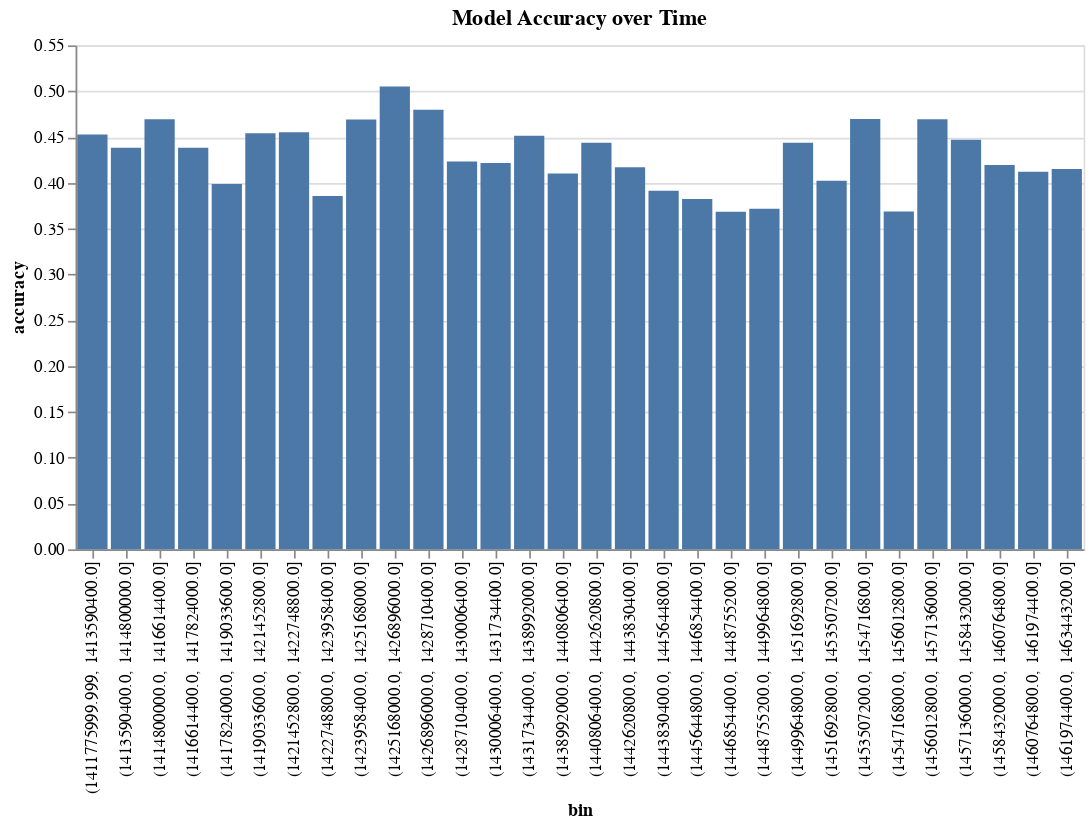

Here is the notebook cell this chart was saved with:
### Code cell
alt.Chart(binned).mark_bar().encode(
    x='bin',
    y='accuracy',
).properties(title='Model Accuracy over Time')

### Figure 1 — Vega-Lite specification as saved in the notebook (floating-point values rounded to 4 significant figures)
{"config": {"view": {"continuousWidth": 300, "continuousHeight": 300}}, "data": {"name": "data-cd289289a548df04abea78fc1da8f1bc"}, "mark": {"type": "bar"}, "encoding": {"x": {"field": "bin", "type": "nominal"}, "y": {"field": "accuracy", "type": "quantitative"}}, "title": "Model Accuracy over Time", "$schema": "https://vega.github.io/schema/vega-lite/v5.16.3.json", "datasets": {"data-cd289289a548df04abea78fc1da8f1bc": [{"bin": "(1411775999.999, 1413590400.0]", "sum": 86, "count": 190, "accuracy": 0.4526}, {"bin": "(1413590400.0, 1414800000.0]", "sum": 71, "count": 162, "accuracy": 0.4383}, {"bin": "(1414800000.0, 1416614400.0]", "sum": 69, "count": 147, "accuracy": 0.4694}, {"bin": "(1416614400.0, 1417824000.0]", "sum": 71, "count": 162, "accuracy": 0.4383}, {"bin": "(1417824000.0, 1419033600.0]", "sum": 63, "count": 158, "accuracy": 0.3987}, {"bin": "(1419033600.0, 1421452800.0]", "sum": 84, "count": 185, "accuracy": 0.4541}, {"bin": "(1421452800.0, 1422748800.0]", "sum": 71, "count": 156, "accuracy": 0.4551}, {"bin": "(1422748800.0, 1423958400.0]", "sum": 64, "count": 166, "accuracy": 0.3855}, {"bin": "(1423958400.0, 1425168000.0]", "sum": 68, "count": 145, "accuracy": 0.469}, {"bin": "(1425168000.0, 1426896000.0]", "sum": 99, "count": 196, "accuracy": 0.5051}, {"bin": "(1426896000.0, 1428710400.0]", "sum": 71, "count": 148, "accuracy": 0.4797}, {"bin": "(1428710400.0, 1430006400.0]", "sum": 69, "count": 163, "accuracy": 0.4233}, {"bin": "(1430006400.0, 1431734400.0]", "sum": 70, "count": 166, "accuracy": 0.4217}, {"bin": "(1431734400.0, 1438992000.0]", "sum": 65, "count": 144, "accuracy": 0.4514}, {"bin": "(1438992000.0, 1440806400.0]", "sum": 80, "count": 195, "accuracy": 0.4103}, {"bin": "(1440806400.0, 1442620800.0]", "sum": 63, "count": 142, "accuracy": 0.4437}, {"bin": "(1442620800.0, 1443830400.0]", "sum": 78, "count": 187, "accuracy": 0.4171}, {"bin": "(1443830400.0, 1445644800.0]", "sum": 54, "count": 138, "accuracy": 0.3913}, {"bin": "(1445644800.0, 1446854400.0]", "sum": 65, "count": 170, "accuracy": 0.3824}, {"bin": "(1446854400.0, 1448755200.0]", "sum": 63, "count": 171, "accuracy": 0.3684}, {"bin": "(1448755200.0, 1449964800.0]", "sum": 58, "count": 156, "accuracy": 0.3718}, {"bin": "(1449964800.0, 1451692800.0]", "sum": 67, "count": 151, "accuracy": 0.4437}, {"bin": "(1451692800.0, 1453507200.0]", "sum": 72, "count": 179, "accuracy": 0.4022}, {"bin": "(1453507200.0, 1454716800.0]", "sum": 77, "count": 164, "accuracy": 0.4695}, {"bin": "(1454716800.0, 1456012800.0]", "sum": 59, "count": 160, "accuracy": 0.3688}, {"bin": "(1456012800.0, 1457136000.0]", "sum": 69, "count": 147, "accuracy": 0.4694}, {"bin": "(1457136000.0, 1458432000.0]", "sum": 76, "count": 170, "accuracy": 0.4471}, {"bin": "(1458432000.0, 1460764800.0]", "sum": 73, "count": 174, "accuracy": 0.4195}, {"bin": "(1460764800.0, 1461974400.0]", "sum": 61, "count": 148, "accuracy": 0.4122}, {"bin": "(1461974400.0, 1463443200.0]", "sum": 66, "count": 159, "accuracy": 0.4151}]}}
